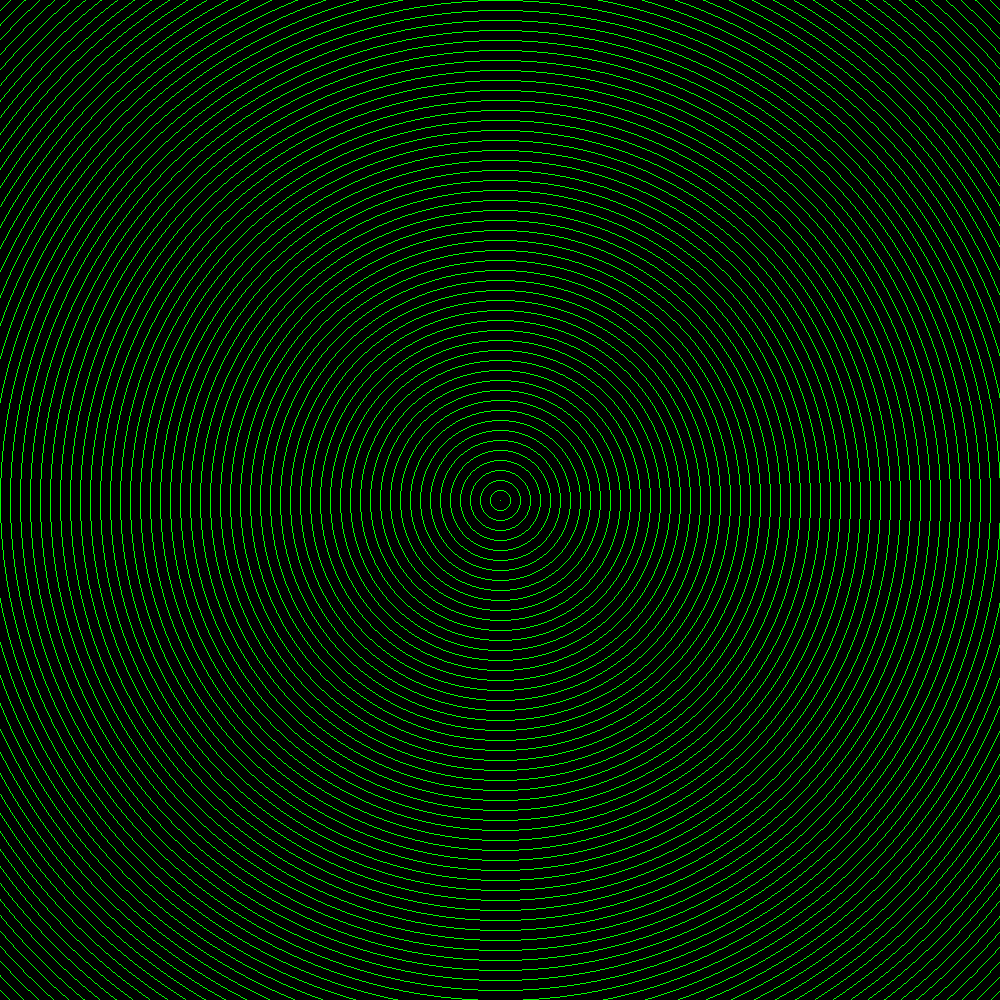

Write Python code to recreate this figure.
from PIL import Image, ImageDraw

# Setup
img_width = 1000
img_height = 1000
img = Image.new("RGB", (img_width, img_height))
draw = ImageDraw.Draw(img)

def circle_at_center(center_x, center_y, radius, width, outline=None, fill=None):
    top_left_x = center_x - radius
    top_left_y = center_y - radius
    bottom_right_x = center_x + radius
    bottom_right_y = center_y + radius
    draw.ellipse([(top_left_x, top_left_y), (bottom_right_x, bottom_right_y)], outline=outline, fill=fill, width=width)

# Draw
for radius in range(0, 1000, 10):
    circle_at_center(500, 500, radius, width=1, outline=(0, 255, 0))

# Saves the picture
img_path = __file__.replace('.py', '.png')
img.save(img_path)
print(f'Saved {img_path}')
img.show()
